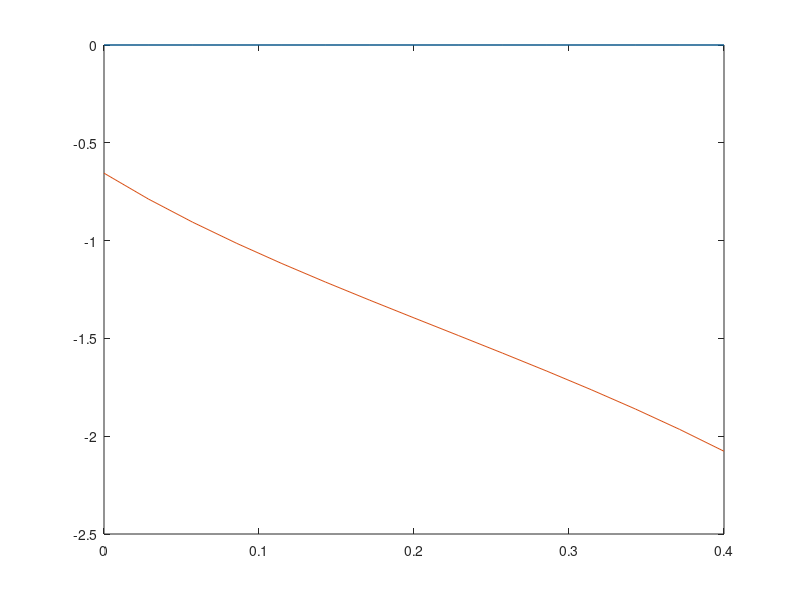

MATLAB code for this plot:
% This program solves recrusive AMSS - optimal policy problem for the
% separable BGP case : u(c,1-n)=psi log (c) + (1-psi) log (1-n)
clc
clear all
close all
%% Set the technology and preference parameters.
psi=.2; % psi is the relative weight on consmumption in the utility function
beta=.9; % time discount factor
g=[.1 .3]; % The vector g is the value of the expenditure shock in each state s
sSize=length(g); % This is the dimension of the markov shock
pi=ones(sSize,sSize)/sSize;
%pi=repmat([.7 .1 .2],sSize,1);


deltaG=linspace(0,.4,15)
for i=1:15
g(1)=0;
g(2)=.1+deltaG(i)
n_fb=g+psi*(1-g);
c_fb=psi*(1-g);
uc_fb=1./(1-g);
Euc_fb=sum(pi(1,:).*uc_fb);
int_fb=uc_fb./(beta*Euc_fb);
x_fb(i,:)=(((1-psi)).*(n_fb./(1-n_fb))-psi).*(1-int_fb).^(-1);
end


plot(deltaG,x_fb)